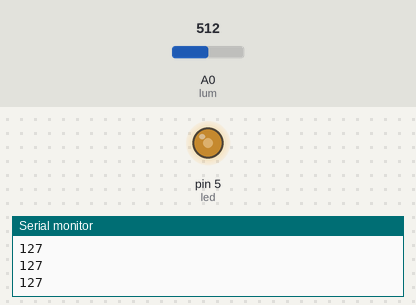
Bench run of a sketch on a simulated Arduino Uno, built with avr-gcc and run on an emulated ATmega328P. Parts: output pins drawn as LEDs (lit = HIGH), the last lines printed to the serial monitor. The inputs (shaded band) are chosen by the test bench; at power-on: A0 (lum) = 512.

Above: at 1.2 s.
1.3 s: A0 (lum) set to 716
At 2.5 s:
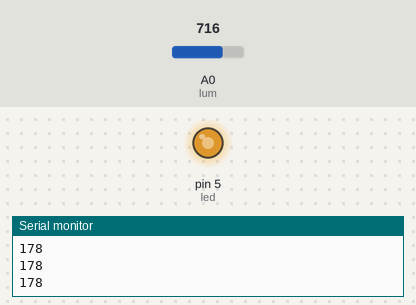
2.8 s: A0 (lum) set to 900
At 3.7 s:
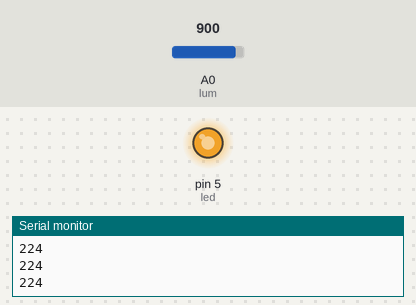
4.3 s: A0 (lum) set to 122
At 4.8 s:
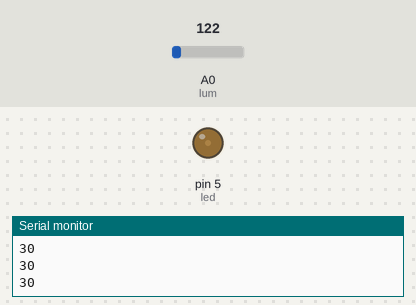
5.8 s: A0 (lum) set to 0
At 6.1 s:
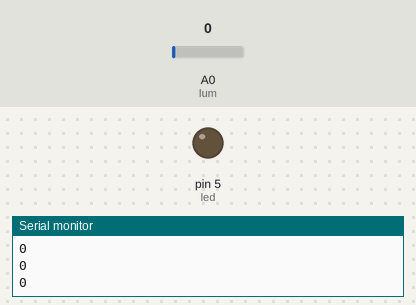
7.3 s: A0 (lum) set to 511
At 8.4 s:
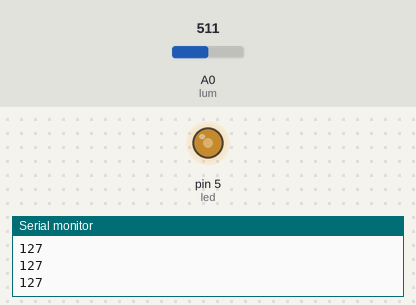
Timing chart, 0 to 9.8 s (numbered marks = the images above; inputs shaded):
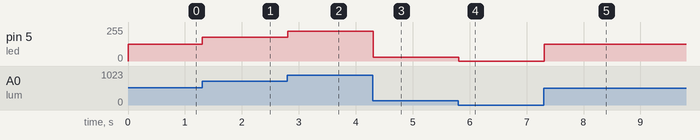

Measured:
- after the input at 1.3 s, pin 5 (led): 127/255 → 178/255 at once
- after the input at 2.8 s, pin 5 (led): 178/255 → 224/255 at once
- after the input at 4.3 s, pin 5 (led): 224/255 → 30/255 at once
- after the input at 5.8 s, pin 5 (led): 30/255 → 0/255 at once
- after the input at 7.3 s, pin 5 (led): 0/255 → 127/255 at once

The sketch:

sketch_mar17a.ino
```cpp
int lum=A0,luminosita,led=5;
void setup() {
  Serial.begin(9600);
  pinMode (led, OUTPUT);
}

void loop() {
  luminosita=analogRead(lum);
  //luminosita=luminosita/4;
  luminosita=map(luminosita,0,1023,0,255);
  Serial.println(luminosita);
  analogWrite(led,luminosita);
  delay(10);

}
```
